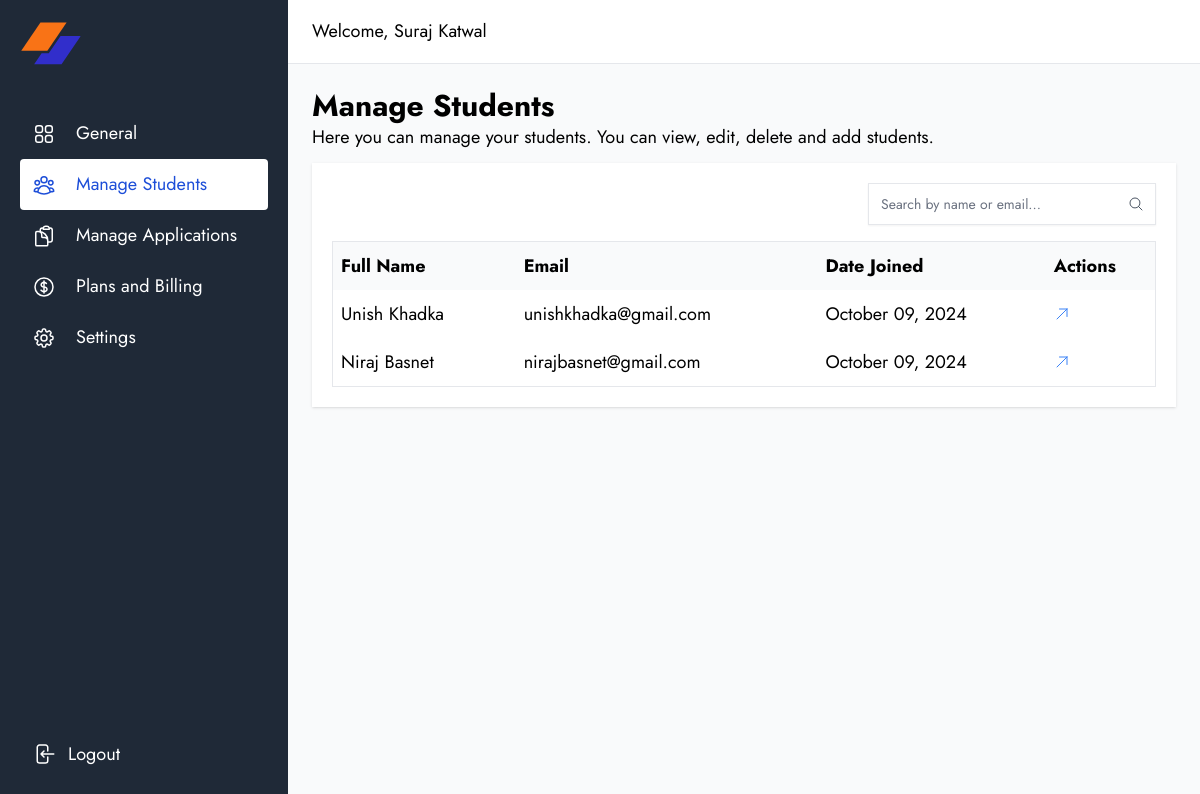
The app's page /consultancy/dashboard/manage/students/ (signed in) with its own data.
### users/models.py (models this page shows, shortened)
class User(AbstractBaseUser, PermissionsMixin):
    ROLE_CHOICES = (
        ("admin", "Admin"),
        ("consultancy", "Consultancy"),
        ("student", "Student"),
    )
    email = models.EmailField(verbose_name="email address", max_length=255, unique=True)
    full_name = models.CharField(max_length=255, blank=True)
    role = models.CharField(max_length=255, choices=ROLE_CHOICES, default="student")
    associated_with = models.ForeignKey(
        "Consultancy",
        on_delete=models.CASCADE,
        null=True,
        blank=True,
        related_name="students",
    )
    is_active = models.BooleanField(default=True)
    is_staff = models.BooleanField(default=False)
    date_joined = models.DateTimeField(default=timezone.now)
    objects = UserManager()
    USERNAME_FIELD = "email"
    REQUIRED_FIELDS = []
    class Meta:
        db_table = "user"
        verbose_name_plural = "Users"

### consultancydocs/views.py (the view)
@login_required(login_url="login")
def manage_students(request):
    if request.user.role != "consultancy":
        messages.error(request, "You are not authorized to view this page.")
        return redirect("error")
    students = User.objects.select_related("associated_with").filter(
        associated_with=request.user.consultancy, role="student"
    )
    q = request.GET.get("q")
    if q:
        students = students.filter(Q(full_name__icontains=q) | Q(email__icontains=q))
    context = {"students": students}
    return render(request, "dashboard/manage_students.html", context)

### users/context.py (called while the page is built)
def consultancy(request):
    is_profile_complete = False
    if request.user.is_authenticated:
        if request.user.role == "consultancy":
            consultancy = request.user.role == "consultancy"
            is_profile_complete = Consultancy.objects.filter(user=request.user).exists()
            return {
                "consultancy": consultancy,
                "is_profile_complete": is_profile_complete,
            }
        elif request.user.role == "student":
            consultancy = request.user.associated_with
            return {
                "student_consultancy": consultancy,
            }
    return {
        "consultancy": None,
        "is_profile_complete": False,
        "student_consultancy": None,
    }

### templates/dashboard/manage_students.html (shortened to what this page needs)
{%extends 'base/dashboard_base.html'%}
{%block content%}
<div class="mb-3">
    <h4 class="text-3xl font-bold">Manage Students</h4>
    <p class="max-w-3xl">
        Here you can manage your students. You can view, edit, delete and add students.
    </p>
</div>
{% if students %}
<div class="bg-white w-full  shadow p-5 my-3">
    <div class="flex justify-end">
        <form class="relative w-72 mb-4">
            <input type="text" id="Search" name="q" placeholder="Search by name or email..."
                class="w-full border-gray-200 py-2.5 pe-10 shadow-sm sm:text-sm" />
            <span class="absolute inset-y-0 end-0 grid w-10 place-content-center">
                <button type="button" class="text-gray-600 hover:text-gray-700">
                    <svg xmlns="http://www.w3.org/2000/svg" fill="none" viewBox="0 0 24 24" stroke-width="1.5"
                        stroke="currentColor" class="size-4">
                        <path stroke-linecap="round" stroke-linejoin="round"
                            d="M21 21l-5.197-5.197m0 0A7.5 7.5 0 105.196 5.196a7.5 7.5 0 0010.607 10.607z" />
                    </svg>
                </button>
            </span>
        </form>
    </div>
    <div class="border">
        <table class="table-auto p-2 w-full">
            <thead class="bg-gray-50">
                <tr class="h-12">
                    <th class="text-left p-2">Full Name</th>
                    <th class="text-left">Email</th>
                    <th class="text-left">Date Joined</th>
                    <th class="text-left">Actions</th>
                </tr>
            </thead>
            <tbody>
                {% for student in students %}
                <tr class="h-12 m-2">
                    <td class="p-2">{{student.full_name}}</td>
                    <td>{{student.email}}</td>
                    <td>{{student.date_joined | date:"F d, Y"}}</td>
                    <td>
                        <a href="{% url 'student_detail' student.id %}" class="text-blue-500 hover:underline">
                            <span class="cursor-pointer">
                                <svg xmlns="http://www.w3.org/2000/svg" fill="none" viewBox="0 0 24 24"
                                    stroke-width="1.5" stroke="currentColor" class="size-4">
                                    <path stroke-linecap="round" stroke-linejoin="round"
                                        d="m4.5 19.5 15-15m0 0H8.25m11.25 0v11.25" />
                                </svg>
                            </span>
                        </a>
                    </td>
                </tr>
                {% endfor %}
            </tbody>
        </table>
    </div>
</div>
{% endif %}
{%endblock%}

### templates/common/dashboard_navbar.html
<nav class="flex items-center justify-between w-full">
    <div>
        Welcome, {{user.full_name}}
    </div>
</nav>

### records on screen
User: full_name "Suraj Katwal"
User: full_name "Unish Khadka", email "unishkhadka@gmail.com", date_joined "October 09, 2024"
User: full_name "Niraj Basnet", email "nirajbasnet@gmail.com", date_joined "October 09, 2024"
